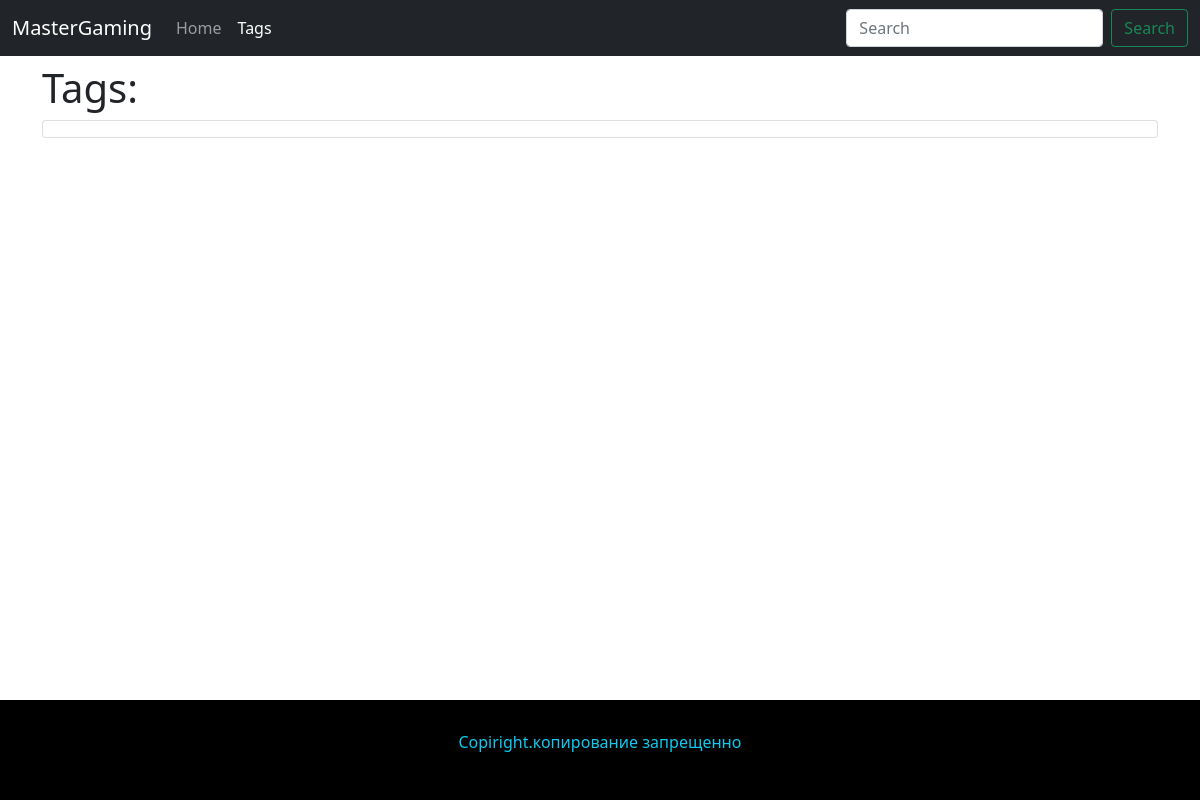
The page /tags/ on the database as committed earlier.
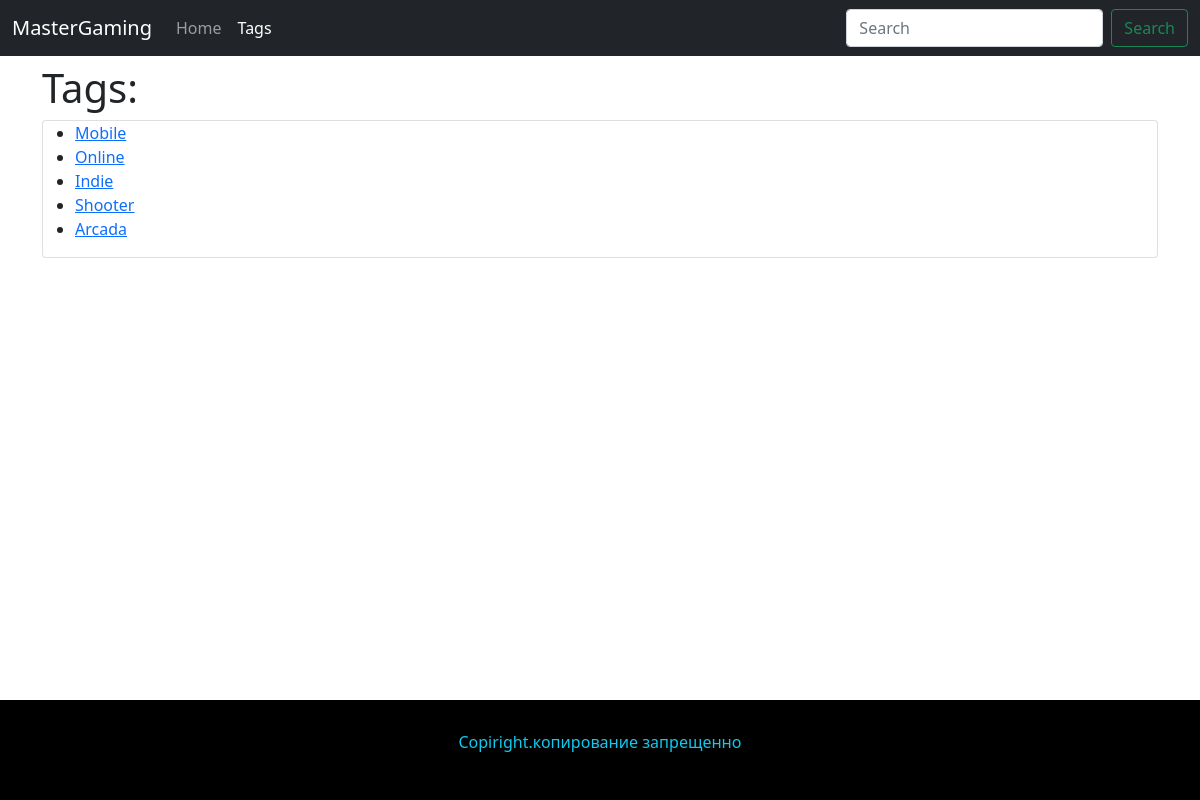
The same page on the database as committed later.
### blog/models.py (models this page shows, shortened)
class Tag(models.Model):
    title = models.CharField(max_length=50, db_index=True)
    slug = models.SlugField(max_length=50, unique=True)
    def get_absolute_url(self):
        return reverse('tag_detail_url', kwargs={'slug': self.slug})

### blog/views.py (the view)
# urls.py: path('tags/', tags_list, name='tags_list_url'),
def tags_list(request):
    tags = Tag.objects.all()
    return render(request, 'blog/tags_list.html', context={'tags': tags})

### blog/templates/blog/tags_list.html (shortened to what this page needs)
{% extends 'blog/base_blog.html' %}
{% block content %}
<h1>Tags:</h1>
<div class="card">
    <ul>
        {% for tag in tags %}
        <li><a href="{{tag.get_absolute_url}}">{{tag.title}}</a></li>
        {% endfor %}
    </ul>
</div>
{% endblock %}

### blog/templates/blog/base_blog.html
{% extends "base.html" %}

### templates/base.html (shortened to what this page needs)
<!DOCTYPE html>
{% load static %}
<html lang="en">
<head>
    <link href="https://cdn.jsdelivr.net/npm/bootstrap@5.1.3/dist/css/bootstrap.min.css" rel="stylesheet"
>
</head>
<body class="min-vh-100 d-flex flex-column justify-content-between">
    <header class="fixed-top">
        <nav class="navbar navbar-expand-lg navbar-dark bg-dark">
            <div class="container-fluid">
                <a class="navbar-brand" href="#">MasterGaming</a>
                <div class="collapse navbar-collapse" id="navbarSupportedContent">
                    <ul class="navbar-nav me-auto mb-2 mb-lg-0" id="menu">
                        <li class="nav-item">
                            <a class="nav-link" aria-current="page" href="{% url 'posts_list_url' %}">Home</a>
                        </li>
                        <li class="nav-item">
                            <a class="nav-link" aria-current="page" href="{% url 'tags_list_url' %}">Tags</a>
                        </li>
                    </ul>
                    <form class="d-flex" action="{% url 'posts_list_url' %}">
                        <input class="form-control me-2" name="search" type="search" placeholder="Search" aria-label="Search">
                        <button class="btn btn-outline-success" type="submit">Search</button>
                    </form>
                </div>
            </div>
        </nav>
    </header>
    <div class="container mt-5 pt-3">
        {% block content %}{% endblock content %}
    </div>
    <footer class="text-info d-flex justify-content-center align-items-center"
        style="height: 100px; background: black;">
        <p>Copiright.копирование запрещенно</p>
    </footer>
</body>
</html>

Rows that differ between the two databases and show on the page:
added Tag: title "Mobile"
added Tag: title "Online"
added Tag: title "Indie"
added Tag: title "Shooter"
added Tag: title "Arcada"
